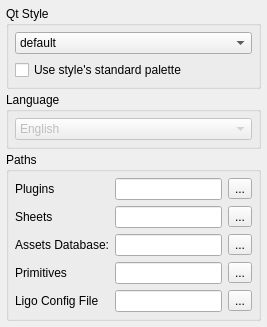
<?xml version="1.0" encoding="UTF-8"?>
<ui version="4.0">
 <class>GeneralSettingsPage</class>
 <widget class="QWidget" name="GeneralSettingsPage">
  <property name="geometry">
   <rect>
    <x>0</x>
    <y>0</y>
    <width>267</width>
    <height>282</height>
   </rect>
  </property>
  <property name="windowTitle">
   <string>Form</string>
  </property>
  <layout class="QGridLayout" name="gridLayout_2">
   <property name="margin">
    <number>6</number>
   </property>
   <property name="spacing">
    <number>3</number>
   </property>
   <item row="0" column="0">
    <widget class="QGroupBox" name="qtStyleGroupBox">
     <property name="title">
      <string>Qt Style</string>
     </property>
     <layout class="QVBoxLayout" name="verticalLayout">
      <property name="spacing">
       <number>6</number>
      </property>
      <property name="margin">
       <number>6</number>
      </property>
      <item>
       <widget class="QComboBox" name="styleComboBox">
        <item>
         <property name="text">
          <string>default</string>
         </property>
        </item>
       </widget>
      </item>
      <item>
       <widget class="QCheckBox" name="paletteCheckBox">
        <property name="text">
         <string>Use style's standard palette</string>
        </property>
       </widget>
      </item>
     </layout>
    </widget>
   </item>
   <item row="1" column="0">
    <widget class="QGroupBox" name="languageGroupBox">
     <property name="title">
      <string>Language</string>
     </property>
     <layout class="QVBoxLayout" name="verticalLayout_2">
      <property name="margin">
       <number>6</number>
      </property>
      <item>
       <widget class="QComboBox" name="languageComboBox">
        <property name="enabled">
         <bool>false</bool>
        </property>
        <item>
         <property name="text">
          <string>English</string>
         </property>
        </item>
        <item>
         <property name="text">
          <string>German</string>
         </property>
        </item>
        <item>
         <property name="text">
          <string>French</string>
         </property>
        </item>
        <item>
         <property name="text">
          <string>Russian</string>
         </property>
        </item>
       </widget>
      </item>
     </layout>
    </widget>
   </item>
   <item row="2" column="0">
    <widget class="QGroupBox" name="pathsGroupBox">
     <property name="title">
      <string>Paths</string>
     </property>
     <layout class="QGridLayout" name="gridLayout">
      <property name="margin">
       <number>6</number>
      </property>
      <property name="spacing">
       <number>6</number>
      </property>
      <item row="0" column="0">
       <widget class="QLabel" name="pluginsPathLabel">
        <property name="text">
         <string>Plugins</string>
        </property>
       </widget>
      </item>
      <item row="0" column="1">
       <widget class="QLineEdit" name="pluginsPathLineEdit">
        <property name="sizePolicy">
         <sizepolicy hsizetype="Expanding" vsizetype="Fixed">
          <horstretch>0</horstretch>
          <verstretch>0</verstretch>
         </sizepolicy>
        </property>
       </widget>
      </item>
      <item row="0" column="2">
       <widget class="QToolButton" name="pluginsPathButton">
        <property name="text">
         <string>...</string>
        </property>
       </widget>
      </item>
      <item row="1" column="0">
       <widget class="QLabel" name="leveldesignPathLabel">
        <property name="text">
         <string>Sheets</string>
        </property>
       </widget>
      </item>
      <item row="1" column="1">
       <widget class="QLineEdit" name="leveldesignPathLineEdit">
        <property name="sizePolicy">
         <sizepolicy hsizetype="Expanding" vsizetype="Fixed">
          <horstretch>0</horstretch>
          <verstretch>0</verstretch>
         </sizepolicy>
        </property>
       </widget>
      </item>
      <item row="1" column="2">
       <widget class="QToolButton" name="leveldesignPathButton">
        <property name="text">
         <string>...</string>
        </property>
       </widget>
      </item>
      <item row="2" column="0">
       <widget class="QLabel" name="assetsPathLabel">
        <property name="text">
         <string>Assets Database:</string>
        </property>
       </widget>
      </item>
      <item row="2" column="1">
       <widget class="QLineEdit" name="assetsPathLineEdit">
        <property name="sizePolicy">
         <sizepolicy hsizetype="Expanding" vsizetype="Fixed">
          <horstretch>0</horstretch>
          <verstretch>0</verstretch>
         </sizepolicy>
        </property>
       </widget>
      </item>
      <item row="2" column="2">
       <widget class="QToolButton" name="assetsPathButton">
        <property name="text">
         <string>...</string>
        </property>
       </widget>
      </item>
      <item row="3" column="0">
       <widget class="QLabel" name="primitivesPathLabel">
        <property name="text">
         <string>Primitives</string>
        </property>
       </widget>
      </item>
      <item row="3" column="1">
       <widget class="QLineEdit" name="primitivesPathLineEdit"/>
      </item>
      <item row="3" column="2">
       <widget class="QToolButton" name="primitivesPathButton">
        <property name="text">
         <string>...</string>
        </property>
       </widget>
      </item>
      <item row="4" column="1">
       <widget class="QLineEdit" name="ligoConfigFileLineEdit"/>
      </item>
      <item row="4" column="0">
       <widget class="QLabel" name="ligoConfigFileLabel">
        <property name="text">
         <string>Ligo Config File</string>
        </property>
       </widget>
      </item>
      <item row="4" column="2">
       <widget class="QToolButton" name="ligoConfigFileButton">
        <property name="text">
         <string>...</string>
        </property>
       </widget>
      </item>
     </layout>
    </widget>
   </item>
   <item row="3" column="0">
    <spacer name="verticalSpacer">
     <property name="orientation">
      <enum>Qt::Vertical</enum>
     </property>
     <property name="sizeHint" stdset="0">
      <size>
       <width>20</width>
       <height>40</height>
      </size>
     </property>
    </spacer>
   </item>
  </layout>
 </widget>
 <resources>
  <include location="core.qrc"/>
 </resources>
 <connections/>
</ui>
